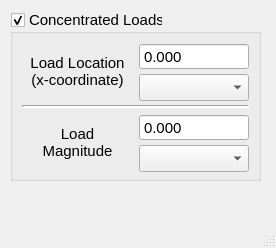
<?xml version="1.0" encoding="UTF-8"?>
<ui version="4.0">
 <class>MainWindow</class>
 <widget class="QMainWindow" name="MainWindow">
  <property name="geometry">
   <rect>
    <x>0</x>
    <y>0</y>
    <width>276</width>
    <height>248</height>
   </rect>
  </property>
  <property name="windowTitle">
   <string>MainWindow</string>
  </property>
  <widget class="QWidget" name="centralwidget">
   <widget class="QGroupBox" name="ConcentratedloadsGBox">
    <property name="geometry">
     <rect>
      <x>10</x>
      <y>10</y>
      <width>251</width>
      <height>171</height>
     </rect>
    </property>
    <property name="sizePolicy">
     <sizepolicy hsizetype="Preferred" vsizetype="Fixed">
      <horstretch>0</horstretch>
      <verstretch>0</verstretch>
     </sizepolicy>
    </property>
    <property name="font">
     <font>
      <family>Arial</family>
      <pointsize>11</pointsize>
     </font>
    </property>
    <property name="title">
     <string>Concentrated Loads</string>
    </property>
    <property name="checkable">
     <bool>true</bool>
    </property>
    <layout class="QVBoxLayout" name="verticalLayout_8">
     <item>
      <layout class="QHBoxLayout" name="horizontalLayout_2">
       <item>
        <widget class="QLabel" name="label">
         <property name="sizePolicy">
          <sizepolicy hsizetype="Expanding" vsizetype="Preferred">
           <horstretch>0</horstretch>
           <verstretch>0</verstretch>
          </sizepolicy>
         </property>
         <property name="text">
          <string>Load Location
(x-coordinate)</string>
         </property>
         <property name="alignment">
          <set>Qt::AlignmentFlag::AlignCenter</set>
         </property>
        </widget>
       </item>
       <item>
        <layout class="QVBoxLayout" name="verticalLayout_2">
         <item>
          <widget class="QDoubleSpinBox" name="concenloadlocation">
           <property name="sizePolicy">
            <sizepolicy hsizetype="Expanding" vsizetype="Fixed">
             <horstretch>0</horstretch>
             <verstretch>0</verstretch>
            </sizepolicy>
           </property>
           <property name="minimumSize">
            <size>
             <width>110</width>
             <height>27</height>
            </size>
           </property>
           <property name="maximumSize">
            <size>
             <width>100</width>
             <height>27</height>
            </size>
           </property>
           <property name="buttonSymbols">
            <enum>QAbstractSpinBox::ButtonSymbols::NoButtons</enum>
           </property>
           <property name="decimals">
            <number>3</number>
           </property>
           <property name="maximum">
            <double>100000000.000000000000000</double>
           </property>
          </widget>
         </item>
         <item>
          <widget class="QComboBox" name="concenloadlocationunits">
           <property name="sizePolicy">
            <sizepolicy hsizetype="Expanding" vsizetype="Fixed">
             <horstretch>0</horstretch>
             <verstretch>0</verstretch>
            </sizepolicy>
           </property>
           <property name="minimumSize">
            <size>
             <width>110</width>
             <height>27</height>
            </size>
           </property>
           <property name="maximumSize">
            <size>
             <width>100</width>
             <height>27</height>
            </size>
           </property>
           <property name="focusPolicy">
            <enum>Qt::FocusPolicy::NoFocus</enum>
           </property>
          </widget>
         </item>
        </layout>
       </item>
      </layout>
     </item>
     <item>
      <widget class="Line" name="line_4">
       <property name="lineWidth">
        <number>2</number>
       </property>
       <property name="orientation">
        <enum>Qt::Orientation::Horizontal</enum>
       </property>
      </widget>
     </item>
     <item>
      <layout class="QHBoxLayout" name="horizontalLayout_3">
       <item>
        <widget class="QLabel" name="label_3">
         <property name="sizePolicy">
          <sizepolicy hsizetype="Expanding" vsizetype="Preferred">
           <horstretch>0</horstretch>
           <verstretch>0</verstretch>
          </sizepolicy>
         </property>
         <property name="minimumSize">
          <size>
           <width>97</width>
           <height>0</height>
          </size>
         </property>
         <property name="text">
          <string>Load
Magnitude</string>
         </property>
         <property name="alignment">
          <set>Qt::AlignmentFlag::AlignCenter</set>
         </property>
        </widget>
       </item>
       <item>
        <layout class="QVBoxLayout" name="verticalLayout_3">
         <item>
          <widget class="QDoubleSpinBox" name="concenloadmagnitude">
           <property name="sizePolicy">
            <sizepolicy hsizetype="Expanding" vsizetype="Fixed">
             <horstretch>0</horstretch>
             <verstretch>0</verstretch>
            </sizepolicy>
           </property>
           <property name="minimumSize">
            <size>
             <width>110</width>
             <height>27</height>
            </size>
           </property>
           <property name="maximumSize">
            <size>
             <width>100</width>
             <height>27</height>
            </size>
           </property>
           <property name="buttonSymbols">
            <enum>QAbstractSpinBox::ButtonSymbols::NoButtons</enum>
           </property>
           <property name="decimals">
            <number>3</number>
           </property>
           <property name="maximum">
            <double>100000000.000000000000000</double>
           </property>
          </widget>
         </item>
         <item>
          <widget class="QComboBox" name="concenloadmagnitudeunits">
           <property name="sizePolicy">
            <sizepolicy hsizetype="Expanding" vsizetype="Fixed">
             <horstretch>0</horstretch>
             <verstretch>0</verstretch>
            </sizepolicy>
           </property>
           <property name="minimumSize">
            <size>
             <width>110</width>
             <height>27</height>
            </size>
           </property>
           <property name="maximumSize">
            <size>
             <width>100</width>
             <height>27</height>
            </size>
           </property>
          </widget>
         </item>
        </layout>
       </item>
      </layout>
     </item>
    </layout>
   </widget>
  </widget>
  <widget class="QMenuBar" name="menubar">
   <property name="geometry">
    <rect>
     <x>0</x>
     <y>0</y>
     <width>276</width>
     <height>33</height>
    </rect>
   </property>
  </widget>
  <widget class="QStatusBar" name="statusbar"/>
 </widget>
 <resources/>
 <connections/>
</ui>
